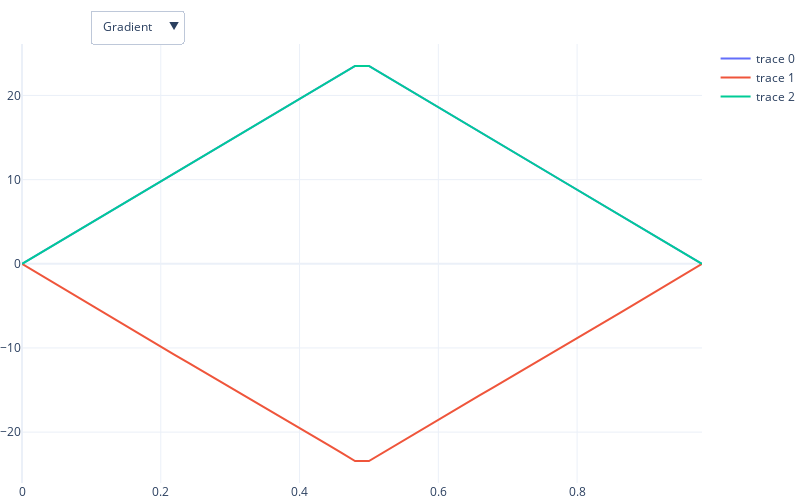

The notebook cell this image was saved under:
### Code cell
from helper_utils import *

eddy_range = [1e-3,120,1000]
diffmode = 0
if params['mode'][:4] == 'diff':
    diffmode = 1
Naxis = params.get('Naxis', 1)
TE = params['TE']
T_readout = params['T_readout']
tINV = TE/2.0

dt = (TE-T_readout) * 1.0e-3 / G.shape[1]
tt = np.arange(G.shape[1]) * dt * 1e3

# trace_list = []
# trace_list.append([go.Scatter(y=G[x]*1000, x=tt) for x in range(3)])
fig = go.Figure()
for i in range(Naxis):
    fig.add_trace(go.Scatter(x=tt, y=G[i]*1000))

for i in range(Naxis):
    fig.add_trace(go.Scatter(x=tt[:-1], y=np.diff(G[i])/dt, visible=False))

    mm = get_moment_plots(G, T_readout, dt, diffmode)
#axarr[i_row, i_col].axhline(linestyle='--', color='0.7')
for i in range(3):
    if diffmode == 1:
        mmt = mm[i]/np.abs(mm[i]).max()
    if diffmode == 0:    
        if i == 0:
            mmt = mm[i]*1e6
        if i == 1:
            mmt = mm[i]*1e9
        if i == 2:
            mmt = mm[i]*1e12
    fig.add_trace(go.Scatter(x=tt, y=mmt, visible=False))
    
eddy_range = [1e-3,120,1000]
all_lam = np.linspace(eddy_range[0],eddy_range[1],eddy_range[2])
all_e = []
for lam in all_lam:
    lam = lam * 1.0e-3
    r = np.diff(np.exp(-np.arange(G[0].size+1)*dt/lam))[::-1]  # TODO: 3-axis case, right now just assumes 1 axis
    all_e.append(100*r@G[0])
fig.add_trace(go.Scatter(x=all_lam, y=all_e, visible=False))

eddy_lines = []
eddy_draw = []
for e in eddy_lines:
    eddy_draw.append(dict(type="line",
        x0=e, x1=e, y0=-1, y1=0,
        line=dict(color="#D64B4B",
            width=1,
            dash="dot")))
eddy_draw.append({"type":"line", "x0":0, "x1":120, "y0":0, "y1":0, "line":{"color":"#777777", "width":1, "dash":"dash"}})
    
pns_lines = [{"type":"line", "x0":0, "x1":1, "y0":1, "y1":1, "line":{"color":"#D64B4B", "width":1, "dash":"dot"}}]
pns = np.abs(get_stim(G, dt))
fig.add_trace(go.Scatter(x=tt[:-1], y=pns, visible=False))

fig.update_layout(width=800,
    height=500,
    autosize=False,
    margin=dict(t=0, b=0, l=0, r=0),
    template="plotly_white",
    updatemenus=[
    dict(active = 0,
        direction="down",
        pad={"r": 10, "t": 10},
        showactive=True,
        x=0.1,
        xanchor="left",
        y=1.1,
        yanchor="top",
        buttons=[
            dict(label = "Gradient",
                 method = "update",
                 args = [{"visible": [True if x < 3 else False for x in range(11)],
                         "shapes":[]}]),
            dict(label = "Slew",
                 method = "update",
                 args = [{"visible": [True if x >= 3 and x < 6 else False for x in range(11)],
                         "shapes":[]}]),
            dict(label = "Moments",
                 method = "update",
                 args = [{"visible": [True if x >= 6 and x < 9 else False for x in range(11)],
                         "shapes":[]}]),
            dict(label = "Eddy",
                 method = "update",
                 args = [{"visible": [True if x == 9 else False for x in range(11)],
                         "shapes":eddy_draw}]),
            dict(label = "PNS",
                 method = "update",
                 args = [{"visible": [True if x > 9 else False for x in range(11)],
                         "shapes":pns_lines}])
            ])])

### Figure 1 — Plotly figure (JSON) as saved in the notebook; plotly's stock layout.template omitted (floating-point values rounded to 4 significant figures; data arrays with more than 128 entries replaced by an {"elided": "..."} marker saying what was removed)
{"data": [{"type": "scatter", "x": [0, 0.02, 0.04, 0.06, 0.08, 0.1, 0.12, 0.14, 0.16, 0.18, 0.2, 0.22, 0.24, 0.26, 0.28, 0.3, 0.32, 0.34, 0.36, 0.38, 0.4, 0.42, 0.44, 0.46, 0.48, 0.5, 0.52, 0.54, 0.56, 0.58, 0.6, 0.62, 0.64, 0.66, 0.68, 0.7, 0.72, 0.74, 0.76, 0.78, 0.8, 0.82, 0.84, 0.86, 0.88, 0.9, 0.92, 0.94, 0.96, 0.98], "y": [0, 0.9751, 1.951, 2.928, 3.905, 4.883, 5.862, 6.842, 7.822, 8.802, 9.782, 10.76, 11.74, 12.72, 13.69, 14.67, 15.65, 16.63, 17.6, 18.58, 19.57, 20.55, 21.53, 22.52, 23.51, 23.51, 22.52, 21.53, 20.55, 19.57, 18.58, 17.6, 16.63, 15.65, 14.67, 13.69, 12.72, 11.74, 10.76, 9.782, 8.802, 7.822, 6.842, 5.862, 4.883, 3.905, 2.928, 1.951, 0.9751, 0]}, {"type": "scatter", "x": [0, 0.02, 0.04, 0.06, 0.08, 0.1, 0.12, 0.14, 0.16, 0.18, 0.2, 0.22, 0.24, 0.26, 0.28, 0.3, 0.32, 0.34, 0.36, 0.38, 0.4, 0.42, 0.44, 0.46, 0.48, 0.5, 0.52, 0.54, 0.56, 0.58, 0.6, 0.62, 0.64, 0.66, 0.68, 0.7, 0.72, 0.74, 0.76, 0.78, 0.8, 0.82, 0.84, 0.86, 0.88, 0.9, 0.92, 0.94, 0.96, 0.98], "y": [0, -0.9904, -1.98, -2.97, -3.958, -4.945, -5.93, -6.913, -7.892, -8.868, -9.84, -10.81, -11.77, -12.73, -13.69, -14.65, -15.61, -16.57, -17.54, -18.51, -19.49, -20.47, -21.46, -22.45, -23.44, -23.44, -22.45, -21.46, -20.47, -19.49, -18.51, -17.54, -16.57, -15.61, -14.65, -13.69, -12.73, -11.77, -10.81, -9.84, -8.868, -7.892, -6.913, -5.93, -4.945, -3.958, -2.97, -1.98, -0.9904, 0]}, {"type": "scatter", "x": [0, 0.02, 0.04, 0.06, 0.08, 0.1, 0.12, 0.14, 0.16, 0.18, 0.2, 0.22, 0.24, 0.26, 0.28, 0.3, 0.32, 0.34, 0.36, 0.38, 0.4, 0.42, 0.44, 0.46, 0.48, 0.5, 0.52, 0.54, 0.56, 0.58, 0.6, 0.62, 0.64, 0.66, 0.68, 0.7, 0.72, 0.74, 0.76, 0.78, 0.8, 0.82, 0.84, 0.86, 0.88, 0.9, 0.92, 0.94, 0.96, 0.98], "y": [0, 0.9751, 1.951, 2.928, 3.905, 4.883, 5.862, 6.842, 7.822, 8.802, 9.782, 10.76, 11.74, 12.72, 13.69, 14.67, 15.65, 16.63, 17.6, 18.58, 19.57, 20.55, 21.53, 22.52, 23.51, 23.51, 22.52, 21.53, 20.55, 19.57, 18.58, 17.6, 16.63, 15.65, 14.67, 13.69, 12.72, 11.74, 10.76, 9.782, 8.802, 7.822, 6.842, 5.862, 4.883, 3.905, 2.928, 1.951, 0.9751, 0]}, {"type": "scatter", "visible": false, "x": [0, 0.02, 0.04, 0.06, 0.08, 0.1, 0.12, 0.14, 0.16, 0.18, 0.2, 0.22, 0.24, 0.26, 0.28, 0.3, 0.32, 0.34, 0.36, 0.38, 0.4, 0.42, 0.44, 0.46, 0.48, 0.5, 0.52, 0.54, 0.56, 0.58, 0.6, 0.62, 0.64, 0.66, 0.68, 0.7, 0.72, 0.74, 0.76, 0.78, 0.8, 0.82, 0.84, 0.86, 0.88, 0.9, 0.92, 0.94, 0.96], "y": [48.76, 48.79, 48.83, 48.88, 48.92, 48.95, 48.98, 48.99, 49.0, 48.98, 48.96, 48.93, 48.9, 48.87, 48.85, 48.85, 48.87, 48.92, 48.99, 49.08, 49.18, 49.27, 49.36, 49.43, 0, -49.43, -49.36, -49.27, -49.18, -49.08, -48.99, -48.92, -48.87, -48.85, -48.85, -48.87, -48.9, -48.93, -48.96, -48.98, -49.0, -48.99, -48.98, -48.95, -48.92, -48.88, -48.83, -48.79, -48.76]}, {"type": "scatter", "visible": false, "x": [0, 0.02, 0.04, 0.06, 0.08, 0.1, 0.12, 0.14, 0.16, 0.18, 0.2, 0.22, 0.24, 0.26, 0.28, 0.3, 0.32, 0.34, 0.36, 0.38, 0.4, 0.42, 0.44, 0.46, 0.48, 0.5, 0.52, 0.54, 0.56, 0.58, 0.6, 0.62, 0.64, 0.66, 0.68, 0.7, 0.72, 0.74, 0.76, 0.78, 0.8, 0.82, 0.84, 0.86, 0.88, 0.9, 0.92, 0.94, 0.96], "y": [-49.52, -49.5, -49.47, -49.42, -49.35, -49.25, -49.13, -48.97, -48.8, -48.6, -48.4, -48.21, -48.05, -47.94, -47.9, -47.95, -48.1, -48.33, -48.61, -48.9, -49.16, -49.35, -49.47, -49.51, 0, 49.51, 49.47, 49.35, 49.16, 48.9, 48.61, 48.33, 48.1, 47.95, 47.9, 47.94, 48.05, 48.21, 48.4, 48.6, 48.8, 48.97, 49.13, 49.25, 49.35, 49.42, 49.47, 49.5, 49.52]}, {"type": "scatter", "visible": false, "x": [0, 0.02, 0.04, 0.06, 0.08, 0.1, 0.12, 0.14, 0.16, 0.18, 0.2, 0.22, 0.24, 0.26, 0.28, 0.3, 0.32, 0.34, 0.36, 0.38, 0.4, 0.42, 0.44, 0.46, 0.48, 0.5, 0.52, 0.54, 0.56, 0.58, 0.6, 0.62, 0.64, 0.66, 0.68, 0.7, 0.72, 0.74, 0.76, 0.78, 0.8, 0.82, 0.84, 0.86, 0.88, 0.9, 0.92, 0.94, 0.96], "y": [48.76, 48.79, 48.83, 48.88, 48.92, 48.95, 48.98, 48.99, 49.0, 48.98, 48.96, 48.93, 48.9, 48.87, 48.85, 48.85, 48.87, 48.92, 48.99, 49.08, 49.18, 49.27, 49.36, 49.43, 0, -49.43, -49.36, -49.27, -49.18, -49.08, -48.99, -48.92, -48.87, -48.85, -48.85, -48.87, -48.9, -48.93, -48.96, -48.98, -49.0, -48.99, -48.98, -48.95, -48.92, -48.88, -48.83, -48.79, -48.76]}, {"type": "scatter", "visible": false, "x": [0, 0.02, 0.04, 0.06, 0.08, 0.1, 0.12, 0.14, 0.16, 0.18, 0.2, 0.22, 0.24, 0.26, 0.28, 0.3, 0.32, 0.34, 0.36, 0.38, 0.4, 0.42, 0.44, 0.46, 0.48, 0.5, 0.52, 0.54, 0.56, 0.58, 0.6, 0.62, 0.64, 0.66, 0.68, 0.7, 0.72, 0.74, 0.76, 0.78, 0.8, 0.82, 0.84, 0.86, 0.88, 0.9, 0.92, 0.94, 0.96, 0.98], "y": [0, 0.0195, 0.05852, 0.1171, 0.1952, 0.2928, 0.4101, 0.5469, 0.7034, 0.8794, 1.075, 1.29, 1.525, 1.779, 2.053, 2.347, 2.66, 2.992, 3.344, 3.716, 4.107, 4.518, 4.949, 5.399, 5.87, 6.34, 6.79, 7.221, 7.632, 8.023, 8.395, 8.747, 9.08, 9.393, 9.686, 9.96, 10.21, 10.45, 10.66, 10.86, 11.04, 11.19, 11.33, 11.45, 11.54, 11.62, 11.68, 11.72, 11.74, 11.74]}, {"type": "scatter", "visible": false, "x": [0, 0.02, 0.04, 0.06, 0.08, 0.1, 0.12, 0.14, 0.16, 0.18, 0.2, 0.22, 0.24, 0.26, 0.28, 0.3, 0.32, 0.34, 0.36, 0.38, 0.4, 0.42, 0.44, 0.46, 0.48, 0.5, 0.52, 0.54, 0.56, 0.58, 0.6, 0.62, 0.64, 0.66, 0.68, 0.7, 0.72, 0.74, 0.76, 0.78, 0.8, 0.82, 0.84, 0.86, 0.88, 0.9, 0.92, 0.94, 0.96, 0.98], "y": [0, 0.00039, 0.001951, 0.005464, 0.01171, 0.02148, 0.03555, 0.05471, 0.07974, 0.1114, 0.1505, 0.1979, 0.2542, 0.3204, 0.3971, 0.4851, 0.5852, 0.6983, 0.8251, 0.9663, 1.123, 1.295, 1.485, 1.692, 1.918, 2.153, 2.387, 2.62, 2.85, 3.077, 3.3, 3.518, 3.731, 3.938, 4.137, 4.329, 4.512, 4.686, 4.849, 5.002, 5.143, 5.271, 5.386, 5.487, 5.573, 5.643, 5.697, 5.734, 5.752, 5.752]}, {"type": "scatter", "visible": false, "x": [0, 0.02, 0.04, 0.06, 0.08, 0.1, 0.12, 0.14, 0.16, 0.18, 0.2, 0.22, 0.24, 0.26, 0.28, 0.3, 0.32, 0.34, 0.36, 0.38, 0.4, 0.42, 0.44, 0.46, 0.48, 0.5, 0.52, 0.54, 0.56, 0.58, 0.6, 0.62, 0.64, 0.66, 0.68, 0.7, 0.72, 0.74, 0.76, 0.78, 0.8, 0.82, 0.84, 0.86, 0.88, 0.9, 0.92, 0.94, 0.96, 0.98], "y": [0, 7.801e-06, 7.023e-05, 0.000281, 0.0007809, 0.001758, 0.003446, 0.006128, 0.01013, 0.01584, 0.02366, 0.03408, 0.0476, 0.0648, 0.08627, 0.1127, 0.1447, 0.1832, 0.2288, 0.2825, 0.3451, 0.4176, 0.501, 0.5963, 0.7046, 0.8222, 0.944, 1.07, 1.198, 1.33, 1.464, 1.599, 1.735, 1.872, 2.007, 2.142, 2.273, 2.402, 2.526, 2.645, 2.758, 2.863, 2.96, 3.047, 3.122, 3.185, 3.235, 3.269, 3.287, 3.287]}, {"type": "scatter", "visible": false, "x": {"elided": "1000 float values"}, "y": {"elided": "1000 float values"}}, {"type": "scatter", "visible": false, "x": [0, 0.02, 0.04, 0.06, 0.08, 0.1, 0.12, 0.14, 0.16, 0.18, 0.2, 0.22, 0.24, 0.26, 0.28, 0.3, 0.32, 0.34, 0.36, 0.38, 0.4, 0.42, 0.44, 0.46, 0.48, 0.5, 0.52, 0.54, 0.56, 0.58, 0.6, 0.62, 0.64, 0.66, 0.68, 0.7, 0.72, 0.74, 0.76, 0.78, 0.8, 0.82, 0.84, 0.86, 0.88, 0.9, 0.92, 0.94, 0.96], "y": [0.08472, 0.1602, 0.2278, 0.2887, 0.344, 0.3942, 0.44, 0.482, 0.5206, 0.5561, 0.5889, 0.6192, 0.6473, 0.6735, 0.6979, 0.721, 0.7427, 0.7634, 0.7831, 0.802, 0.8201, 0.8375, 0.8541, 0.8699, 0.7994, 0.6521, 0.5214, 0.405, 0.3007, 0.2069, 0.1221, 0.04519, 0.0249, 0.08907, 0.1481, 0.2026, 0.2531, 0.3001, 0.3439, 0.3849, 0.4233, 0.4593, 0.4931, 0.5249, 0.5548, 0.583, 0.6096, 0.6346, 0.6583]}], "layout": {"autosize": false, "height": 500, "margin": {"b": 0, "l": 0, "r": 0, "t": 0}, "updatemenus": [{"active": 0, "buttons": [{"args": [{"shapes": [], "visible": [true, true, true, false, false, false, false, false, false, false, false]}], "label": "Gradient", "method": "update"}, {"args": [{"shapes": [], "visible": [false, false, false, true, true, true, false, false, false, false, false]}], "label": "Slew", "method": "update"}, {"args": [{"shapes": [], "visible": [false, false, false, false, false, false, true, true, true, false, false]}], "label": "Moments", "method": "update"}, {"args": [{"shapes": [{"line": {"color": "#777777", "dash": "dash", "width": 1}, "type": "line", "x0": 0, "x1": 120, "y0": 0, "y1": 0}], "visible": [false, false, false, false, false, false, false, false, false, true, false]}], "label": "Eddy", "method": "update"}, {"args": [{"shapes": [{"line": {"color": "#D64B4B", "dash": "dot", "width": 1}, "type": "line", "x0": 0, "x1": 1, "y0": 1, "y1": 1}], "visible": [false, false, false, false, false, false, false, false, false, false, true]}], "label": "PNS", "method": "update"}], "direction": "down", "pad": {"r": 10, "t": 10}, "showactive": true, "x": 0.1, "xanchor": "left", "y": 1.1, "yanchor": "top"}], "width": 800}}
